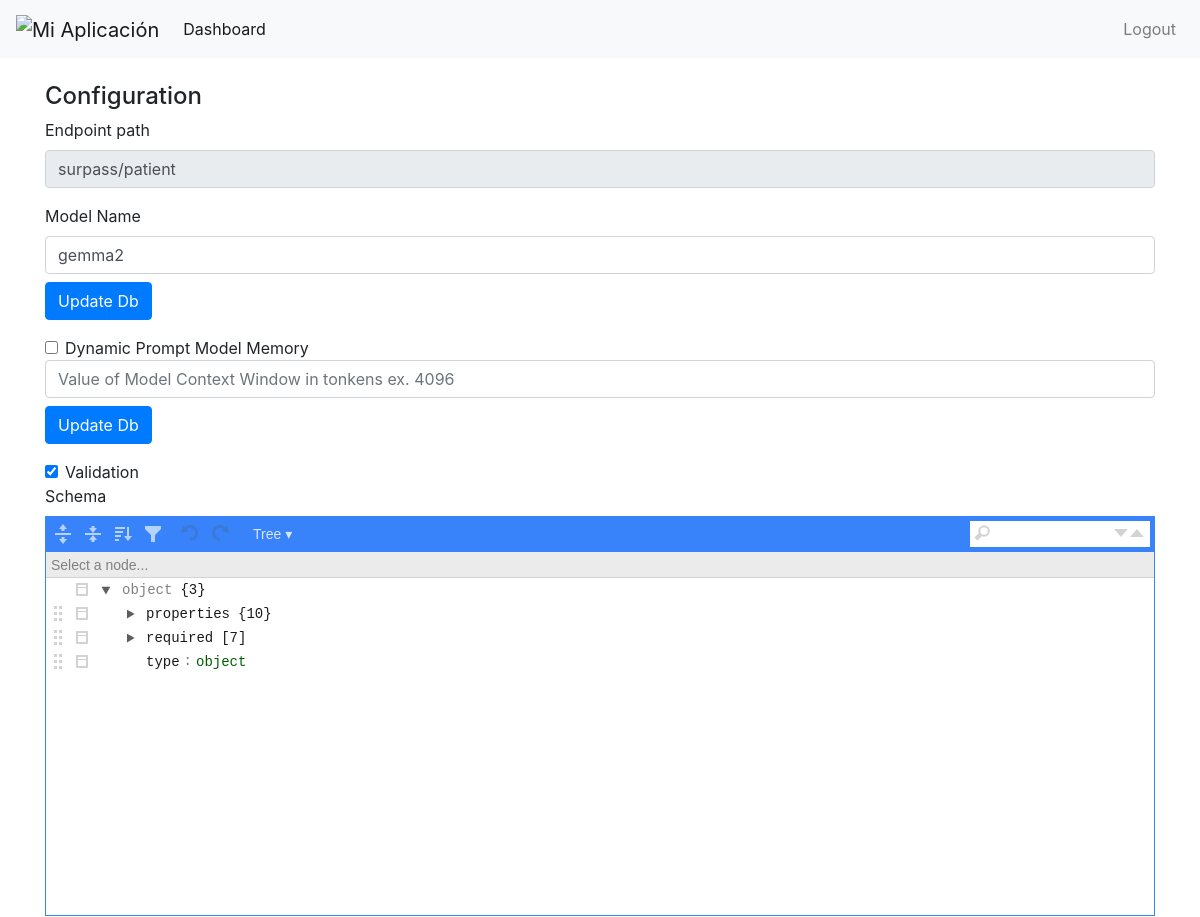
The app's page /chat/surpass/patient (signed in, upper part), older data.
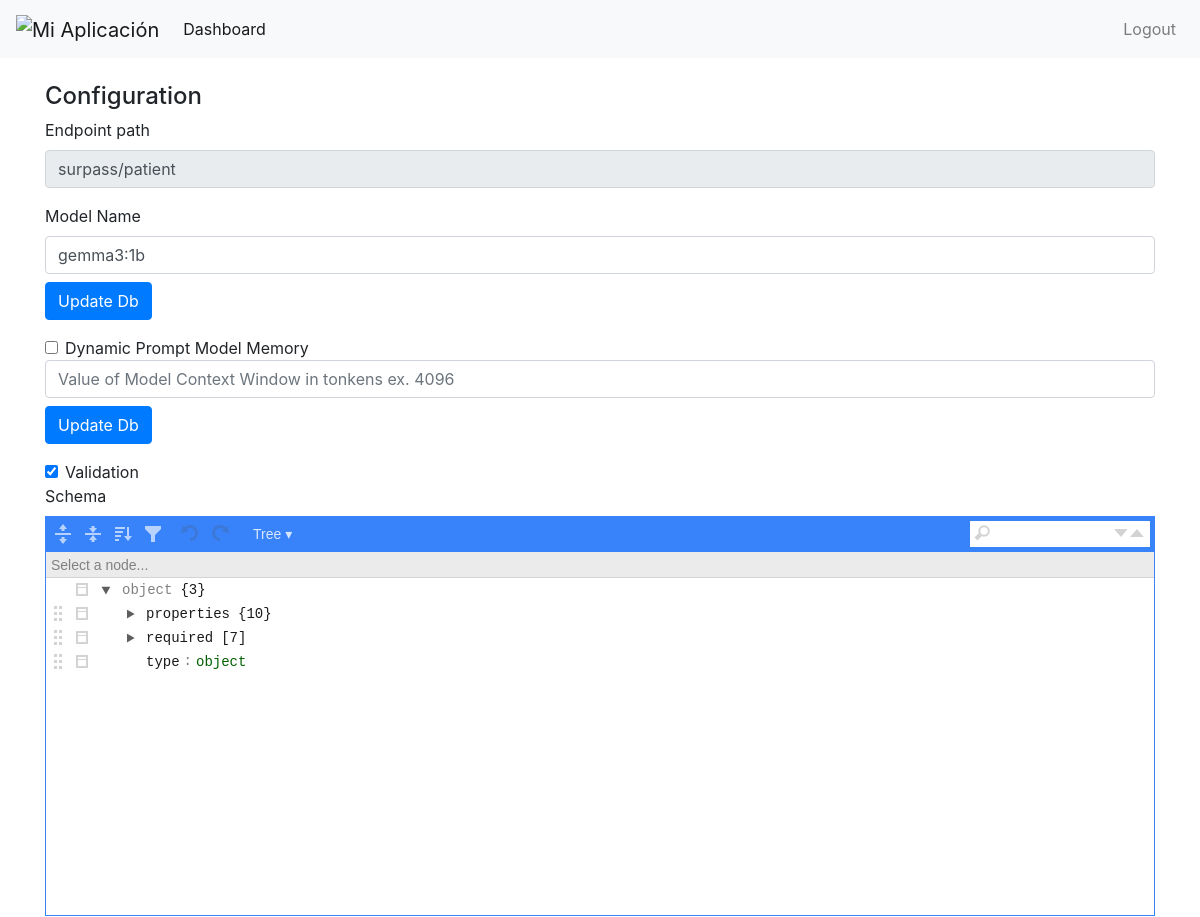
The same page, newer data.
### app/models.py (models this page shows)
class Endpoint(db.Model):
    id = db.Column(db.Integer, primary_key=True)
    endpoint_url = db.Column(db.String(255), nullable=False)  # Nuevo campo endpoint_url
    endpoint_description = db.Column(db.Text, nullable=True)
    schema = db.Column(db.Text, nullable=False)
    model_name = db.Column(db.String(255), nullable=False)
    model_context_window = db.Column(db.BigInteger, nullable=True)
    target_url = db.Column(db.String(255), nullable=False)
    request = db.Column(db.Text, nullable=True)
    additional_prompt = db.Column(db.Text, nullable=True)
    role_id = db.Column(db.Integer, db.ForeignKey('role.id'))

### app/dynamic_chat/views.py (the view)
@dynamic_chat.route('/chat/<role>/<endpoint_url>', methods=['GET'])
@login_required  # Asegura que el usuario esté autenticado
def dynamic_chat_route(role, endpoint_url):
    role_obj = Role.query.filter_by(name=role).first()
    if role_obj is None:
        return jsonify(message=f"Role '{role}' not found"), 404
    if role_obj not in current_user.roles:
        return jsonify(message="Access denied"), 403
    endpoint = Endpoint.query.filter_by(role_id=role_obj.id, endpoint_url=endpoint_url).first()
    if endpoint is None:
        return jsonify(message=f"Endpoint '{endpoint_url}' not found"), 404
    token_obj = Token.query.filter_by(role_id=role_obj.id).first()
    print(token_obj)
    if token_obj is None:
        return jsonify(message=f"No token found for role '{role}'"), 404
    api_endpoint = f"/api/{role}/{endpoint_url}"
    return render_template('chatbot.html',  endpoint=endpoint, role=role, endpoint_url=endpoint_url, token=token_obj.token)

### app/templates/chatbot.html (shortened to what this page needs)
{% extends 'base.html' %}
{% block content %}
    <link rel="stylesheet" href="/static/assets/jsoneditor/icons/jsoneditor-icons.svg" />
    <link rel="stylesheet" href="/static/libs/jsoneditor.css" /> <script src="https://cdn.jsdelivr.net/npm/showdown@2.1.0/dist/showdown.min.js"></script>
    <div class="lf-info">
        <h4>Configuration</h4>
        <div class="form-group">
            <label for="urlPath">Endpoint path</label>
            <input type="text" id="urlPath" class="form-control" readonly>
        </div>
        <div class="form-group">
            <label for="modelName">Model Name</label>
            <input type="text" id="modelName" class="form-control" value="{{ endpoint.model_name }}" >
            <button class="btn btn-primary mt-2" onclick="saveModelName()">Update Db</button>
        </div>
        <div class="form-group">
        <div class="form-check">
            <input type="checkbox" class="form-check-input" id="modelPatchMemoryCheckbox">
            <label class="form-check-label" for="modelPatchMemoryCheckbox">Dynamic Prompt Model Memory</label>
        </div>
            <input type="number" placeholder="Value of Model Context Window in tonkens ex. 4096" id="modelContextWindow" class="form-control" value="{{ endpoint.model_context_window }}" >
            <button class="btn btn-primary mt-2" onclick="saveContextWindow()">Update Db</button>
        </div>
        <div class="form-check">
            <input type="checkbox" class="form-check-input" id="validationCheckbox" checked>
            <label class="form-check-label" for="validationCheckbox">Validation</label>
        </div>
        <div class="form-group">
            <label for="schema">Schema</label>
            <div id="jsoneditor" style="width: 100%; height: 400px;"></div>
        </div>
    </div>
{% endblock %}

Row changes from the older to the newer data that the page shows:
changed Endpoint: model_name "gemma2" → "gemma3:1b"
